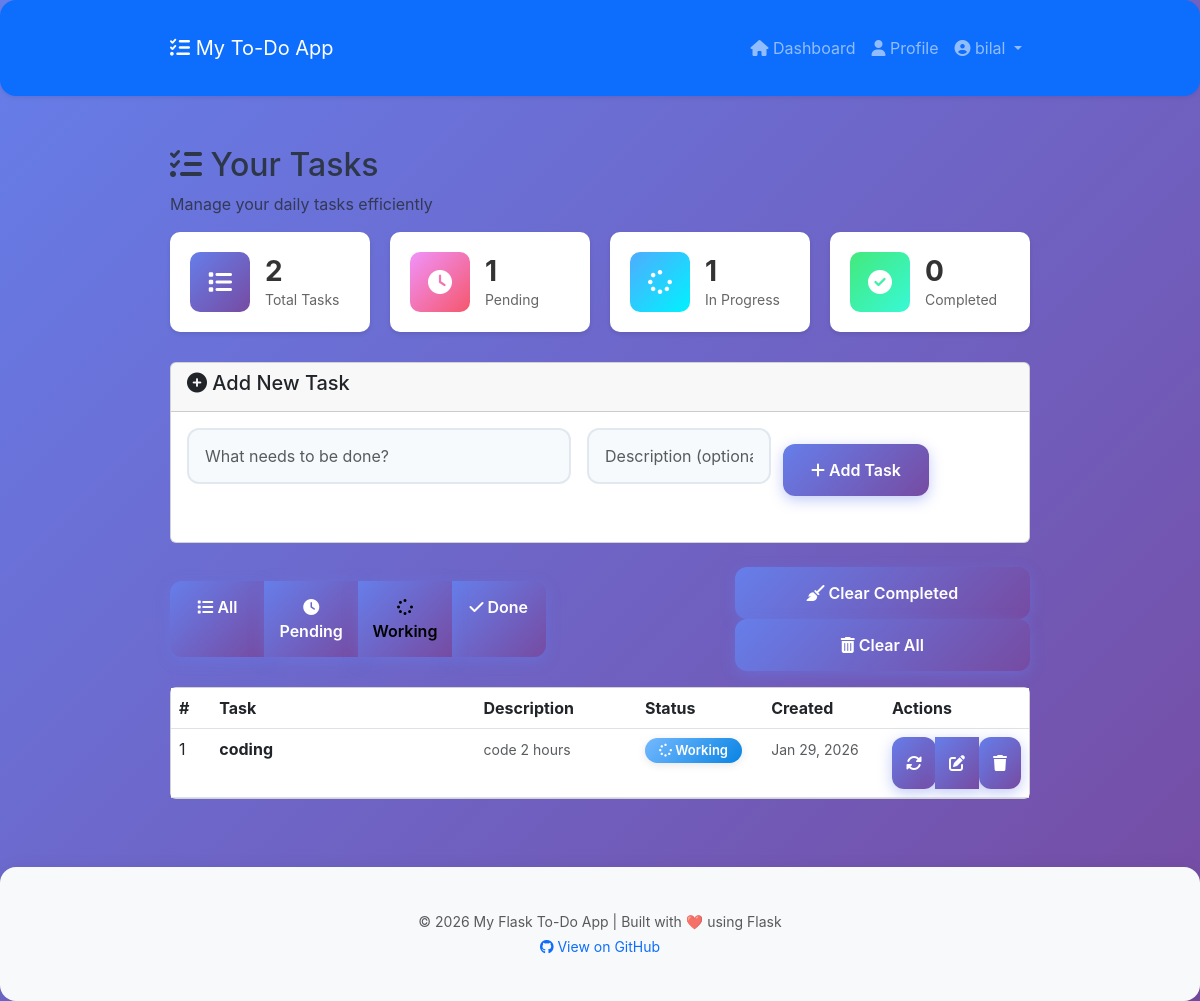
The app's page /tasks/filter/Working (signed in) with its own data.
### app/models.py (models this page shows, shortened)
class Task(db.Model):
    __tablename__ = 'task'
    id = db.Column(db.Integer, primary_key=True)
    title = db.Column(db.String(200), nullable=False)
    description = db.Column(db.Text, nullable=True)
    status = db.Column(db.String(20), default='Pending', nullable=False)
    created_at = db.Column(db.DateTime, default=datetime.utcnow, nullable=False)
    updated_at = db.Column(db.DateTime, default=datetime.utcnow, onupdate=datetime.utcnow, nullable=False)
    user_id = db.Column(db.Integer, db.ForeignKey('user.id'), nullable=False, index=True)

### app/routes/tasks.py (the view)
@task_bp.route('/filter/<status>')
@login_required
def filter_tasks(status):
    user_id = session.get('user_id')
    valid_statuses = ['Pending', 'Working', 'Done', 'All']
    if status not in valid_statuses:
        flash('Invalid filter option', 'danger')
        return redirect(url_for('tasks.view_task'))
    if status == 'All':
        tasks = Task.query.filter_by(user_id=user_id).order_by(Task.created_at.desc()).all()
    else:
        tasks = Task.query.filter_by(user_id=user_id, status=status).order_by(Task.created_at.desc()).all()
    all_tasks = Task.query.filter_by(user_id=user_id).all()
    total_tasks = len(all_tasks)
    pending_tasks = sum(1 for task in all_tasks if task.status == 'Pending')
    working_tasks = sum(1 for task in all_tasks if task.status == 'Working')
    completed_tasks = sum(1 for task in all_tasks if task.status == 'Done')
    return render_template('tasks.html',
                         tasks=tasks,
                         total_tasks=total_tasks,
                         pending_tasks=pending_tasks,
                         working_tasks=working_tasks,
                         completed_tasks=completed_tasks,
                         current_filter=status)

### app/routes/auth.py (called while the page is built)
def login_required(f):
    @wraps(f)
    def decorated_function(*args, **kwargs):
        if 'user_id' not in session:
            flash('Please login to access this page', 'warning')
            return redirect(url_for('auth.login'))
        return f(*args, **kwargs)
    return decorated_function

### app/templates/tasks.html (shortened to what this page needs)
{% extends "base.html" %}
{% block content %}
<div class="tasks-container">
    <div class="tasks-header">
        <h2><i class="fas fa-tasks"></i> Your Tasks</h2>
        <p class="text-muted">Manage your daily tasks efficiently</p>
    </div>
    <div class="task-stats">
        <div class="stat-card">
            <div class="stat-icon total">
                <i class="fas fa-list"></i>
            </div>
            <div class="stat-info">
                <h3>{{ total_tasks }}</h3>
                <p>Total Tasks</p>
            </div>
        </div>
        <div class="stat-card">
            <div class="stat-icon pending">
                <i class="fas fa-clock"></i>
            </div>
            <div class="stat-info">
                <h3>{{ pending_tasks }}</h3>
                <p>Pending</p>
            </div>
        </div>
        <div class="stat-card">
            <div class="stat-icon working">
                <i class="fas fa-spinner"></i>
            </div>
            <div class="stat-info">
                <h3>{{ working_tasks }}</h3>
                <p>In Progress</p>
            </div>
        </div>
        <div class="stat-card">
            <div class="stat-icon completed">
                <i class="fas fa-check-circle"></i>
            </div>
            <div class="stat-info">
                <h3>{{ completed_tasks }}</h3>
                <p>Completed</p>
            </div>
        </div>
    </div>
    <div class="add-task-section card mb-4">
        <div class="card-header">
            <h5><i class="fas fa-plus-circle"></i> Add New Task</h5>
        </div>
        <div class="card-body">
            <form action="{{ url_for('tasks.add_task') }}" method="POST" class="task-form">
                <div class="row g-3">
                    <div class="col-md-8">
                        <input
                            type="text"
                            name="title"
                            class="form-control"
                            placeholder="What needs to be done?"
                            required
                            autofocus
                            maxlength="200"
                        >
                    </div>
                    <div class="col-md-4">
                        <input
                            type="text"
                            name="description"
                            class="form-control"
                            placeholder="Description (optional)"
                        >
                    </div>
                </div>
                <button type="submit" class="btn btn-primary mt-3">
                    <i class="fas fa-plus"></i> Add Task
                </button>
            </form>
        </div>
    </div>
    <div class="task-filters mb-3">
        <div class="btn-group" role="group">
            <a href="{{ url_for('tasks.filter_tasks', status='All') }}"
               class="btn btn-sm btn-outline-secondary {{ 'active' if current_filter == 'All' or not current_filter }}">
                <i class="fas fa-list"></i> All
            </a>
            <a href="{{ url_for('tasks.filter_tasks', status='Pending') }}"
               class="btn btn-sm btn-outline-warning {{ 'active' if current_filter == 'Pending' }}">
                <i class="fas fa-clock"></i> Pending
            </a>
            <a href="{{ url_for('tasks.filter_tasks', status='Working') }}"
               class="btn btn-sm btn-outline-info {{ 'active' if current_filter == 'Working' }}">
                <i class="fas fa-spinner"></i> Working
            </a>
            <a href="{{ url_for('tasks.filter_tasks', status='Done') }}"
               class="btn btn-sm btn-outline-success {{ 'active' if current_filter == 'Done' }}">
                <i class="fas fa-check"></i> Done
            </a>
        </div>
        {% if tasks %}
        <div class="task-actions">
            <form method="POST" action="{{ url_for('tasks.clear_completed') }}" style="display: inline;">
                <button type="submit" class="btn btn-sm btn-outline-success" onclick="return confirm('Clear all completed tasks?')">
                    <i class="fas fa-broom"></i> Clear Completed
                </button>
            </form>
            <form method="POST" action="{{ url_for('tasks.clear_tasks') }}" style="display: inline;">
                <button type="submit" class="btn btn-sm btn-outline-danger" onclick="return confirm('Are you sure you want to delete all tasks?')">
                    <i class="fas fa-trash-alt"></i> Clear All
                </button>
            </form>
        </div>
        {% endif %}
    </div>
    {% if tasks %}
    <div class="tasks-list card">
        <div class="table-responsive">
            <table class="table table-hover mb-0">
                <thead>
                    <tr>
                        <th width="5%">#</th>
                        <th width="35%">Task</th>
                        <th width="20%">Description</th>
                        <th width="15%">Status</th>
                        <th width="15%">Created</th>
                        <th width="10%">Actions</th>
                    </tr>
                </thead>
                <tbody>
                    {% for task in tasks %}
                    <tr class="task-row {{ 'task-done' if task.status == 'Done' }}">
                        <td>{{ loop.index }}</td>
                        <td>
                            <strong>{{ task.title }}</strong>
                        </td>
                        <td>
                            <small class="text-muted">
                                {{ task.description[:50] + '...' if task.description and task.description|length > 50 else task.description or '-' }}
                            </small>
                        </td>
                        <td>
                            <span class="badge badge-{{ task.status|lower }}">
                                {% if task.status == 'Pending' %}
                                    <i class="fas fa-clock"></i>
                                {% elif task.status == 'Working' %}
                                    <i class="fas fa-spinner"></i>
                                {% else %}
                                    <i class="fas fa-check"></i>
                                {% endif %}
                                {{ task.status }}
                            </span>
                        </td>
                        <td>
                            <small class="text-muted">
                                {{ task.created_at.strftime('%b %d, %Y') if task.created_at else '-' }}
                            </small>
                        </td>
                        <td>
                            <div class="btn-group btn-group-sm" role="group">
                                <form action="{{ url_for('tasks.toggle_status', task_id=task.id) }}" method="POST" style="display: inline;">
                                    <button class="btn btn-outline-primary btn-sm" type="submit" title="Change Status">
                                        <i class="fas fa-sync-alt"></i>
                                    </button>
                                </form>
                                <a href="{{ url_for('tasks.edit_task', task_id=task.id) }}"
                                   class="btn btn-outline-info btn-sm"
                                   title="Edit">
                                    <i class="fas fa-edit"></i>
                                </a>
                                <form action="{{ url_for('tasks.delete_task', task_id=task.id) }}" method="POST" style="display: inline;">
                                    <button class="btn btn-outline-danger btn-sm"
                                            type="submit"
                                            onclick="return confirm('Delete this task?')"
                                            title="Delete">
                                        <i class="fas fa-trash"></i>
                                    </button>
                                </form>
                            </div>
                        </td>
                    </tr>
                    {% endfor %}
                </tbody>
            </table>
        </div>
    </div>
    {% endif %}
</div>
{% endblock %}

### app/static/css/style.css (style rules this page uses)
body { margin: 0; font-family: -apple-system, BlinkMacSystemFont, 'Segoe UI', Roboto, Oxygen, Ubuntu, sans-serif; background: linear-gradient(135deg, #667eea 0%, #764ba2 100%); min-height: 100vh; color: #2d3748; }
.btn { background: linear-gradient(135deg, #667eea 0%, #764ba2 100%); color: white; border: none; padding: 14px; width: 100%; font-size: 16px; border-radius: 12px; cursor: pointer; font-weight: 600; transition: all 0.3s ease; box-shadow: 0 4px 14px rgba(102, 126, 234, 0.4); }
.task-form { display: flex; gap: 12px; margin-bottom: 30px; }
.task-form input[type='text'] { flex: 1; padding: 14px 16px; font-size: 16px; border: 2px solid #e2e8f0; border-radius: 12px; transition: all 0.3s ease; background: #f7fafc; }
.task-form .btn { padding: 14px 28px; font-size: 16px; width: auto; }
.badge { padding: 6px 14px; border-radius: 20px; font-weight: 600; color: white; font-size: 13px; display: inline-block; box-shadow: 0 2px 8px rgba(0, 0, 0, 0.1); }
.badge-working { background: linear-gradient(135deg, #74b9ff 0%, #0984e3 100%); }

### app/templates/tasks.html (style rules this page uses)
.task-stats { display: grid; grid-template-columns: repeat(auto-fit, minmax(200px, 1fr)); gap: 20px; margin-bottom: 30px; }
.stat-card { background: white; padding: 20px; border-radius: 10px; box-shadow: 0 2px 4px rgba(0,0,0,0.1); display: flex; align-items: center; gap: 15px; }
.stat-icon { width: 60px; height: 60px; border-radius: 10px; display: flex; align-items: center; justify-content: center; font-size: 24px; color: white; }
.stat-icon.total { background: linear-gradient(135deg, #667eea 0%, #764ba2 100%); }
.stat-icon.pending { background: linear-gradient(135deg, #f093fb 0%, #f5576c 100%); }
.stat-icon.working { background: linear-gradient(135deg, #4facfe 0%, #00f2fe 100%); }
.stat-icon.completed { background: linear-gradient(135deg, #43e97b 0%, #38f9d7 100%); }
.stat-info h3 { margin: 0; font-size: 28px; font-weight: bold; color: #333; }
.stat-info p { margin: 0; color: #666; font-size: 14px; }
.task-filters { display: flex; justify-content: space-between; align-items: center; flex-wrap: wrap; gap: 10px; }
.badge-working { background-color: #17a2b8; color: #fff; }

### records on screen
Task: title "coding", description "code 2 hours", status "Working", created_at "Jan 29, 2026"

### other values on screen
{{ session.username }} "bilal"
{{ total_tasks }} "2"
{{ pending_tasks }} "1"
{{ working_tasks }} "1"
{{ completed_tasks }} "0"
